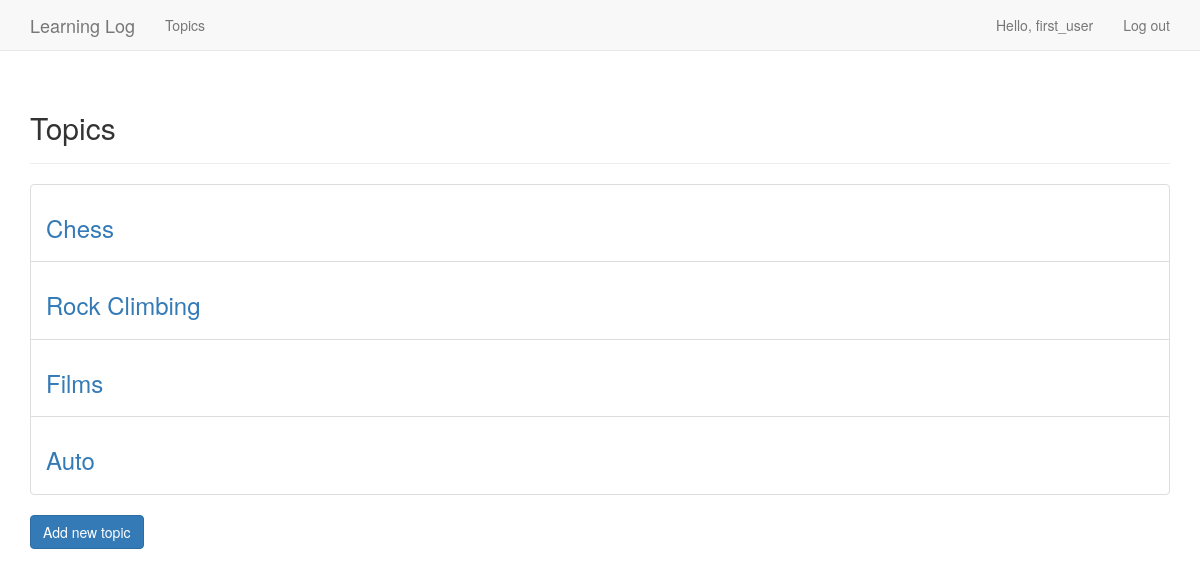
Page /topics/ (signed in) on the earlier database version.
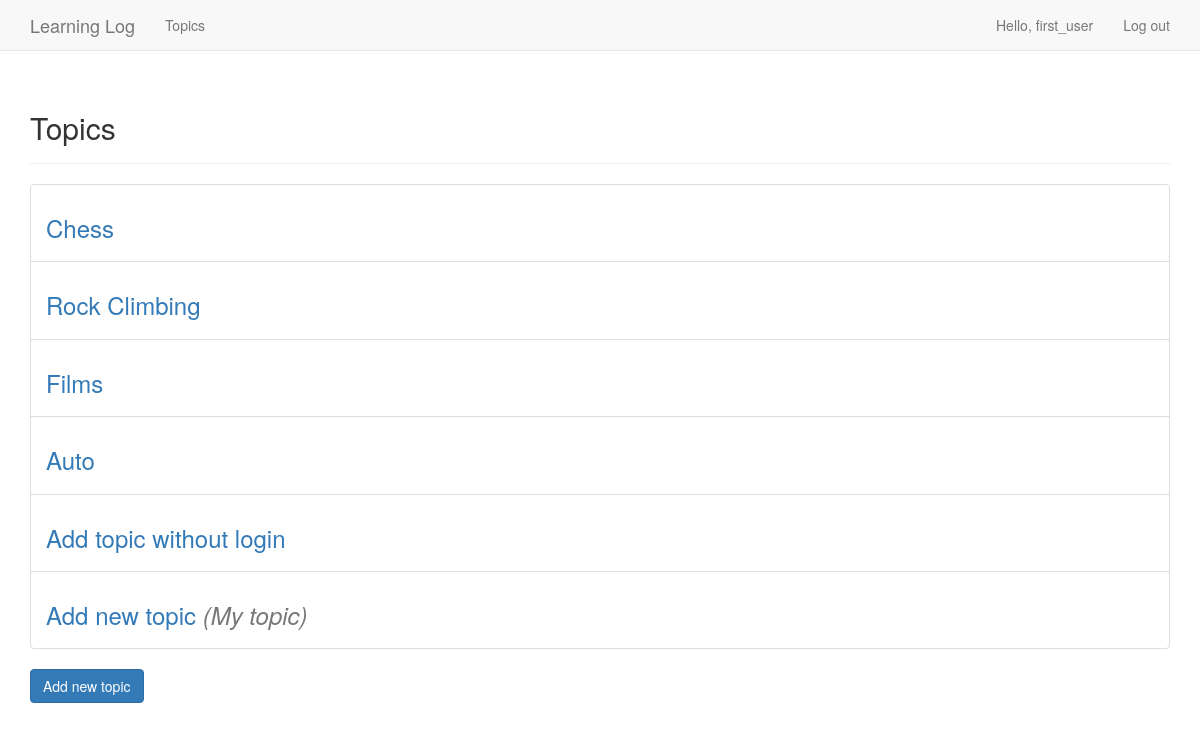
Same page on the later database version.
### learning_logs/models.py (models this page shows)
class Topic(models.Model):
    text = models.CharField(max_length=200)
    date_added = models.DateTimeField(auto_now_add=True)
    owner = models.ForeignKey(User, on_delete=models.CASCADE)
    def __str__(self):
        return self.text

### learning_logs/views.py (the view)
# urls.py: url(r'^topics/$', views.topics, name='topics'),                                 # All topics
@login_required
def topics(request):
    topics = Topic.objects.order_by('date_added')
    context = {'topics': topics}
    return render(request, 'learning_logs/topics.html', context)

### learning_logs/templates/learning_logs/topics.html
{% extends "learning_logs/base.html" %}
{% load bootstrap3 %}
{% block header %}
    <h2>Topics</h2>
{% endblock header %}
{% block content %}
    <ul class="list-group">
        {% for topic in topics %}
            <li class="list-group-item">
                <h3>
                    <a href="{% url 'learning_logs:topic' topic.id %}">{{ topic }}</a>
                    {% if topic.owner == request.user %}
                        <span class="text-muted" style="font-style: italic; font-weight: lighter">
                            (My topic)
                        </span>
                    {% endif %}
                </h3>
            </li>
        {% empty %}
            <h4><li>No topics have been added yet.</li></h4>
        {% endfor %}
    </ul>
    <form action="{% url 'learning_logs:new_topic' %}">
        {% buttons %}
            <button name="submit" class="btn btn-primary">Add new topic</button>
        {% endbuttons %}
    </form>
{% endblock content %}

Differences in the rows shown:
added Topic: text "Add topic without login"
added Topic: text "Add new topic", shows "(My topic)"
